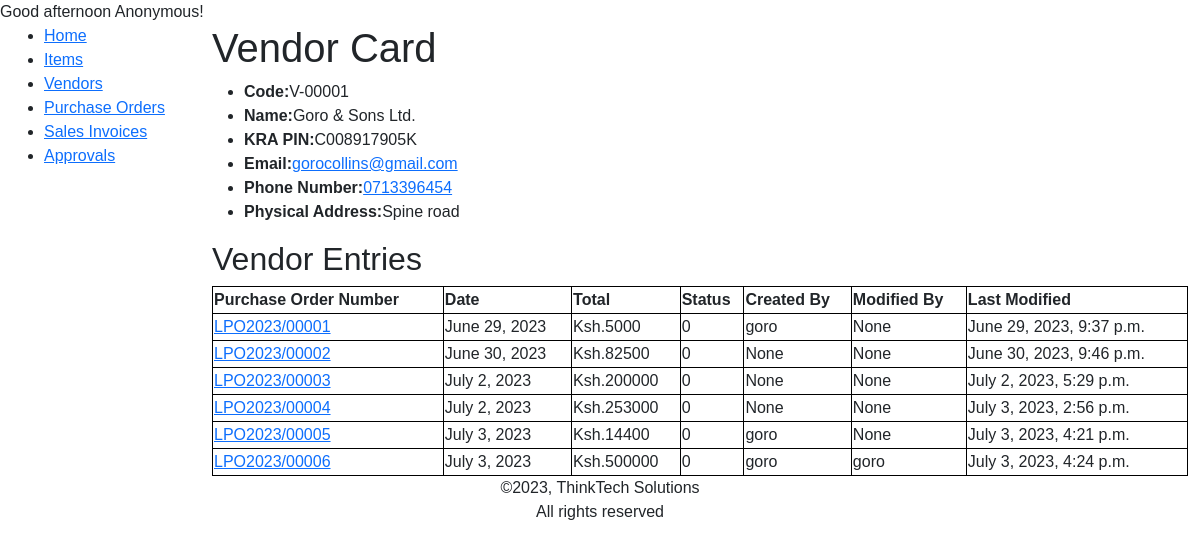
The page /inventory/vendor-detail/V-00001/ on the database as committed earlier.
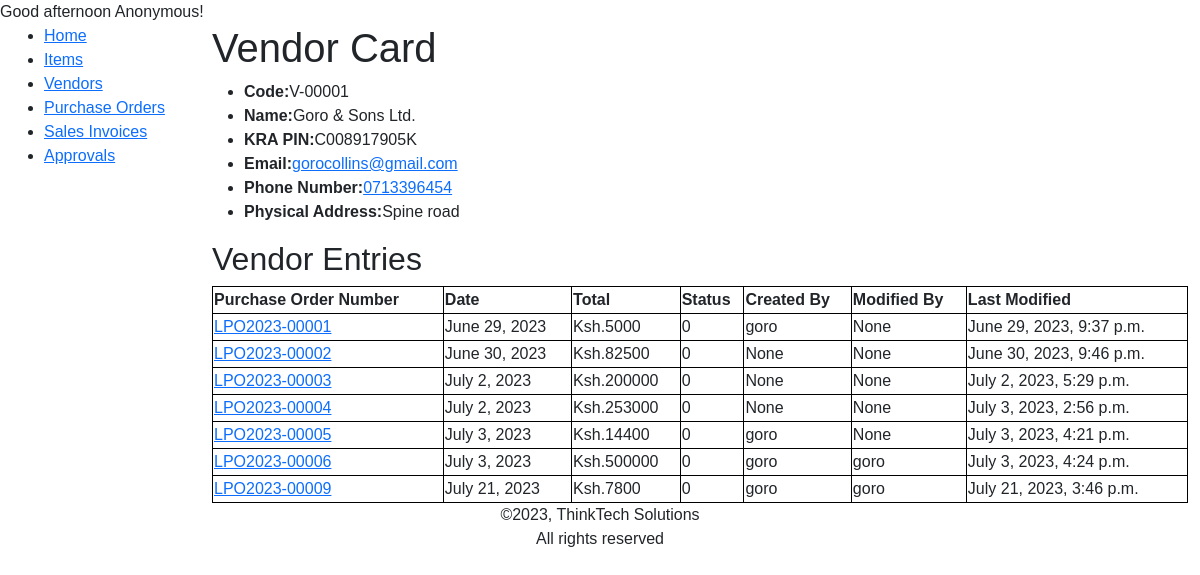
The same page on the database as committed later.
### inventory/models.py (models this page shows, shortened)
class Vendor(models.Model):
    code = VendorCode('Vendor Code',primary_key=True, editable=False)
    description = models.CharField(max_length=200)
    contact_email = models.EmailField()
    contact_phone = PhoneField()
    address = models.CharField(max_length=200)
    kra_pin = models.CharField(max_length=30)
    class Meta:
        verbose_name_plural = 'Vendors'
        ordering = ["code"]

class PurchaseHeader(models.Model):
    number = AlphanumericAutoField(primary_key=True, editable=False)
    vendor = models.ForeignKey(Vendor, on_delete=models.PROTECT, related_name='vendor', related_query_name='vendor')
    date = models.DateField(auto_now_add=True, editable=False)
    total = models.IntegerField(editable=False, default=0)
    last_modified_at = models.DateTimeField(auto_now=True, editable=False)
    approval_status = ((0, 'Open'), (1, 'Pending Approval'), (2, 'Approved'), (3, 'Cancelled Approval'))
    status = models.CharField(max_length=30, choices=approval_status, default=0)
    created_by = models.ForeignKey('auth.User', blank=True, null=True, default=None, on_delete=models.PROTECT, related_name='lpo', related_query_name='lpo',editable=False)
    modified_by = models.ForeignKey('auth.User', blank=True, null=True, default=None, on_delete=models.PROTECT, related_name='lpo_m', related_query_name='lpo_m',editable=False)
    class Meta:
        verbose_name_plural = 'Purchase Orders'
        ordering = ["number"]

### inventory/views.py (the view)
# urls.py: path('vendor-detail/<str:pk>/', views.VendorDetailView.as_view(), name='vendor-detail'),
class VendorDetailView(generic.DetailView):
    model = Vendor
    paginate_by = 25

### inventory/templatetags/custom_filters.py (called while the page is built)
@register.filter
def greeting(value):
    current_time = datetime.now().time()
    current_hour = current_time.hour
    if 5 <= current_hour < 12:
        time_category = "morning"
    elif 12 <= current_hour < 17:
        time_category = "afternoon"
    elif 17 <= current_hour < 20:
        time_category = "evening"
    else:
        time_category = "night"
    return f"Good {time_category}"

### inventory/templates/inventory/vendor_detail.html (shortened to what this page needs)
{% extends "inventory/base.html" %}
{% block content %}
    <h1>Vendor Card</h1>
    <ul>
        <li><strong>Code:</strong>{{vendor.code}}</li>
        <li><strong>Name:</strong>{{vendor.description}}</li>
        <li><strong>KRA PIN:</strong>{{vendor.kra_pin}}</li>
        <li><strong>Email:</strong><a href="mailto:{{vendor.contact_email}}">{{vendor.contact_email}}</a></li>
        <li><strong>Phone Number:</strong><a href="tel:{{vendor.contact_phone}}">{{vendor.contact_phone}}</a></li>
        <li><strong>Physical Address:</strong>{{vendor.address}}</li>
    </ul>
    <h2>Vendor Entries</h2>
    <table>
        <tr>
            <th>Purchase Order Number</th>
            <th>Date</th>
            <th>Total</th>
            <th>Status</th>
            <th>Created By</th>
            <th>Modified By</th>
            <th>Last Modified</th>
        </tr>
        {% for lpo in vendor.vendor.all %}
        <tr>
            <td><a href="{% url 'purchaseorder-detail' lpo.pk %}">{{lpo.number}}</a></td>
            <td>{{lpo.date}}</td>
            <td>Ksh.{{lpo.total}}</td>
            <td>{{lpo.get_status_display}}</td>
            <td>{{lpo.created_by}}</td>
            <td>{{lpo.modified_by}}</td>
            <td>{{lpo.last_modified_at}}</td>
        </tr>
        {% endfor %}
    </table>
{% endblock %}

### inventory/templates/inventory/base.html (shortened to what this page needs)
{% load static %}
<!DOCTYPE html>
<html lang="en">
  <head>
    <link
      href="https://cdn.jsdelivr.net/npm/bootstrap@5.1.3/dist/css/bootstrap.min.css"
      rel="stylesheet"
 />
    <link rel="stylesheet" href="{% static 'inventory/styles.css' %}" />
  </head>
  <body>
    {% load custom_filters %}
      {% if user.is_authenticated%}<span>{{"User"|greeting}} {{user.username| title }}</span>{% else %}<span>{{"User"|greeting}} Anonymous!</span>{% endif %}
       <div class="container-fluid">
      <div class="row">
        <div class="col-sm-2">
          {% block sidebar %}
            <ul class="sidebar-nav">
              <li><a href="{% url 'index' %}">Home</a></li>
              <li><a href="{% url 'items' %}">Items</a></li>
              <li><a href="{% url 'vendors' %}">Vendors</a></li>
              <li><a href="{% url 'purchaseorders' %}">Purchase Orders</a></li>
              <li><a href="{% url 'invoices' %}">Sales Invoices</a></li>
              <li><a href="{% url 'approvals' %}">Approvals</a></li>
            </ul>
          {% endblock %}
        </div>
        <div class="col-sm-10 ">{% block content %}{% endblock %}</div>
      </div>
    </div>
  </body>
  <footer><center>&copy;{% now 'Y' %}, ThinkTech Solutions<br>All rights reserved</center></footer>
</html>

### inventory/static/inventory/styles.css (style rules this page uses)
body { font-family: Arial, Helvetica, sans-serif; }
table, th, td { border: 1px solid black; border-collapse: collapse; }
table { width:100%; }

Rows that differ between the two databases and show on the page:
removed PurchaseHeader: number "LPO2023/00001", date "June 29, 2023", total "5000", status "0", created_by "goro", modified_by "None", last_modified_at "June 29, 2023, 9:37 p.m."
removed PurchaseHeader: number "LPO2023/00002", date "June 30, 2023", total "82500", status "0", created_by "None", modified_by "None", last_modified_at "June 30, 2023, 9:46 p.m."
removed PurchaseHeader: number "LPO2023/00003", date "July 2, 2023", total "200000", status "0", created_by "None", modified_by "None", last_modified_at "July 2, 2023, 5:29 p.m."
removed PurchaseHeader: number "LPO2023/00004", date "July 2, 2023", total "253000", status "0", created_by "None", modified_by "None", last_modified_at "July 3, 2023, 2:56 p.m."
removed PurchaseHeader: number "LPO2023/00005", date "July 3, 2023", total "14400", status "0", created_by "goro", modified_by "None", last_modified_at "July 3, 2023, 4:21 p.m."
removed PurchaseHeader: number "LPO2023/00006", date "July 3, 2023", total "500000", status "0", created_by "goro", modified_by "goro", last_modified_at "July 3, 2023, 4:24 p.m."
added PurchaseHeader: number "LPO2023-00001", date "June 29, 2023", total "5000", status "0", created_by "goro", modified_by "None", last_modified_at "June 29, 2023, 9:37 p.m."
added PurchaseHeader: number "LPO2023-00002", date "June 30, 2023", total "82500", status "0", created_by "None", modified_by "None", last_modified_at "June 30, 2023, 9:46 p.m."
added PurchaseHeader: number "LPO2023-00003", date "July 2, 2023", total "200000", status "0", created_by "None", modified_by "None", last_modified_at "July 2, 2023, 5:29 p.m."
added PurchaseHeader: number "LPO2023-00004", date "July 2, 2023", total "253000", status "0", created_by "None", modified_by "None", last_modified_at "July 3, 2023, 2:56 p.m."
added PurchaseHeader: number "LPO2023-00005", date "July 3, 2023", total "14400", status "0", created_by "goro", modified_by "None", last_modified_at "July 3, 2023, 4:21 p.m."
added PurchaseHeader: number "LPO2023-00006", date "July 3, 2023", total "500000", status "0", created_by "goro", modified_by "goro", last_modified_at "July 3, 2023, 4:24 p.m."
added PurchaseHeader: number "LPO2023-00009", date "July 21, 2023", total "7800", status "0", created_by "goro", modified_by "goro", last_modified_at "July 21, 2023, 3:46 p.m."
